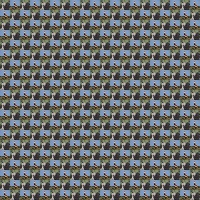
#> input picture checkerboard/outImg.jpg, 200 x 200 px
$ python motion.py ../checkerboard/outImg.jpg ../checkerboard/DSC_0006.JPG
#> lines starting #> are read from the running program, lines starting #| are printed output that depends on the picture
### motion_detector/functions.py
"""
    Jacob Kaplan
    functions.py

    Helper functions for all the functionality described in motion.py

                             ,
                            /|      __
                           / |   ,-~ /
                          Y :|  //  /
                          | jj /( .^
                          >-"~"-v"
                         /       Y
                        jo  o    |
                       ( ~T~     j
                        >._-' _./
                       /   "~"  |
                      Y     _,  |
                     /| ;-"~ _  l
                    / l/ ,-"~    \
                    \//\/      .- \
                     Y        /    Y
                     l       I     !
                     ]\      _\    /"\
                    (" ~----( ~   Y.  )
                ~~~~~~~~~~~~~~~~~~~~~~~~~~
            I'm here to help with functionality
"""

import random
import cv2 as cv
import numpy as np

"""
================================================================================
============== 1. Calculate optical flow and draw motion vectors  ==============
================================================================================
"""
def calcOptFlow(imOne, imTwo):
    """
    Takes in two images
    Converts both to grayscale
    Calculate Shi-Tomasi corner points in the first image
    Track those points in the second image and use Lucas-Kanade optical flow
        to get motion vectors of those points as they move from first image
        to second
    Filter out points that are too close to one another
    Return the points
    """

    imOneGr = cv.cvtColor(imOne, cv.COLOR_BGR2GRAY)
    imTwoGr = cv.cvtColor(imTwo, cv.COLOR_BGR2GRAY)

    imOnePts = cv.goodFeaturesToTrack(imOneGr, 250, 0.01, 10, blockSize = 10)
    imTwoPts, st, _ = cv.calcOpticalFlowPyrLK(imOneGr, imTwoGr,
                                              imOnePts, None, winSize = (15, 15),
                                              maxLevel = 2)
    imOnePts = imOnePts[st==1]
    imTwoPts = imTwoPts[st==1]
    imOnePts, imTwoPts = filterDist(imOnePts, imTwoPts)
    return imOnePts, imTwoPts

# [36 lines left out: functions filterDist, drawMotionVectors, not called in this run]

def random_bgr():
    b,g,r = random.randint(0,255),random.randint(0,255),random.randint(0,255)
    return (b,g,r)
"""
================================================================================
======================= 2. Determine if camera is moving  ======================
================================================================================
"""

# [17 lines left out: function isCameraMoving, not called in this run]

"""
================================================================================
===================== 3. Find and draw focus of expansion ======================
================================================================================
"""
# [106 lines left out: functions getFocusOfExpansion, matchKeyPoints, getSIFT, matchAll, ratioTest, extractKps and 2 more, not called in this run]

"""
================================================================================
============== 4. Find and draw rectangle around moving objects ================
================================================================================
"""

# [34 lines left out: functions motionDetector, drawMovingObjects, not called in this run]

### motion_detector/motion.py
"""
    Jacob Kaplan
    motion.py

    Given are two images, I0 and I1 , taken by a single camera while it is
    either stationary or moving through a scene where objects in the scene may
    be moving. (a) estimate the apparent motion vectors at a sparse set of
    points, (b) determine whether or not the camera is moving, (c) if it is
    moving, find the “focus of expansion” induced by the camera’s motion, (d)
    determine which points are moving independent of the camera’s movement, and
    (e) cluster such points into coherent objects.

                                 /\
                                <  >
                                 \/
                                 /\
                                /  \
                               /++++\
                              /  ()  \
                              /      \
                             /~`~`~`~`\
                            /  ()  ()  \
                            /          \
                           /*&*&*&*&*&*&\
                          /  ()  ()  ()  \
                          /              \
                         /++++++++++++++++\
                        /  ()  ()  ()  ()  \
                        /                  \
                       /~`~`~`~`~`~`~`~`~`~`\
                      /  ()  ()  ()  ()  ()  \
                      /*&*&*&*&*&*&*&*&*&*&*&\
                     /                        \
                    /,.,.,.,.,.,.,.,.,.,.,.,.,.\
                               |   |
                              |`````|
                              \_____/
                 Deck the hall with no more Comp Vis!
"""

import sys
import cv2 as cv
from functions import *

if __name__ == "__main__":
    """
    Handle command line arguments
    """
    if len(sys.argv) != 3:
        print("Usage: {} imgOne imgTwo".format(sys.argv[0]))
        sys.exit()
    else:
        imgOneName = sys.argv[1]
        imgTwoName = sys.argv[2]

    """
    Read in images and check if they're valid
    """
    imgOne = cv.imread(imgOneName, 1)
#> imgOne is the input picture: shape (200, 200, 3); mean B, G, R 110.1, 109.5, 105.6
    imgTwo = cv.imread(imgTwoName, 1)
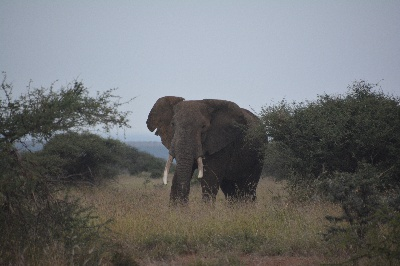
#> input picture checkerboard/DSC_0006.JPG, 400 x 266 px
#> imgTwo is the input picture: shape (266, 400, 3); mean B, G, R 112.8, 111.5, 109.7

    if imgOne is None:
        print("{} not found!".format(imgOneName))
        sys.exit()

    if imgTwo is None:
        print("{} not found!".format(imgTwoName))
        sys.exit()

    """
    If valid, get a sparse set of points and estimate motion vectors at them
    Draw the motion vectors and output the image
    """
    imgOnePts, imgTwoPts = calcOptFlow(imgOne, imgTwo)
#> in calcOptFlow, `imOneGr = cv.cvtColor(imOne, cv.COLOR_BGR2GRAY)`:
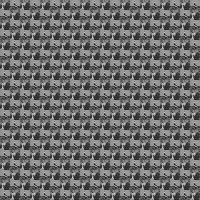
#> imOneGr: shape (200, 200); min 20, max 216, mean 108.4
#> in calcOptFlow, `imTwoGr = cv.cvtColor(imTwo, cv.COLOR_BGR2GRAY)`:
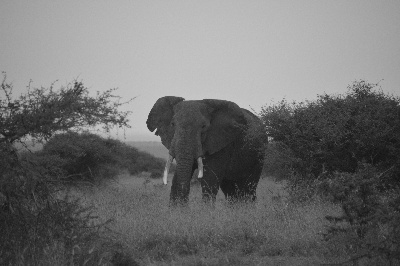
#> imTwoGr: shape (266, 400); min 16, max 203, mean 111.1
#> in calcOptFlow, `imOnePts = cv.goodFeaturesToTrack(imOneGr, 250, 0.01, 10, blockSize = ..`: imOnePts = 202 rows, first 8: [1, 186], [1, 146], [1, 106], [1, 66], [1, 26], [1, 166], [1, 126], [1, 86]
#> (the run stopped early here; a loop or call above may not have finished)
